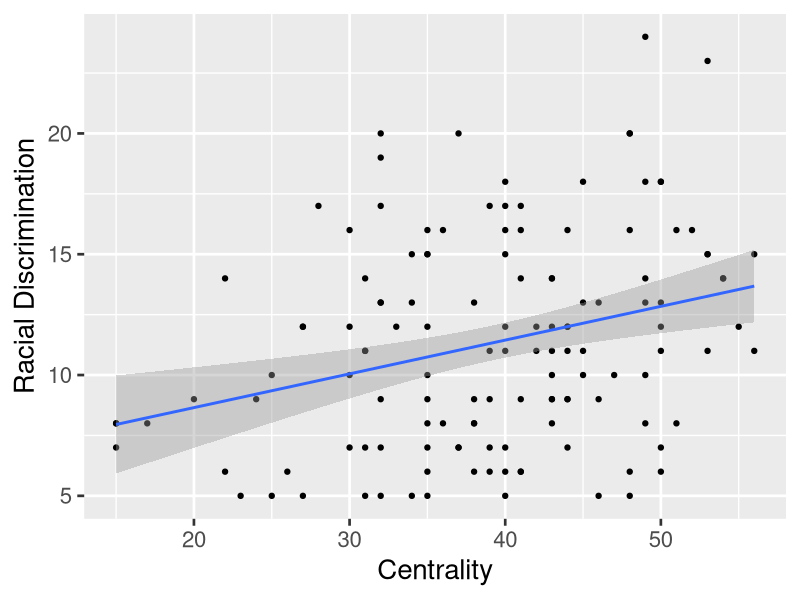

Write the R code that produced this figure.
## ---- chunk 1
knitr::opts_chunk$set(echo = TRUE)
## ---- chunk 2

#Loading packages 
library(ggplot2)
library(readxl)

## ---- chunk 3

#Load data
data<-read_xls("Data/STGREW1B_May_Qualtrics_Alijah.xls")

#Recoding 
data$EDS_Sum<-rowSums(data[,20:24])
data$Average_Centrality<-rowSums(data[,c(27,28,29,31,32,33,34,36)])

## ---- chunk 4

#Run the correlation test for hypothesis
p1<-cor.test(data$EDS_Sum,data$Average_Centrality)

#Output the result
p1

#Generate the graph
plot1<-ggplot(data=data,
              aes(x=Average_Centrality,
                  y=EDS_Sum))+
  labs(x="Centrality",
       y="Racial Discrimination")+
  theme_gray(base_size = 20)+
  geom_point()+
  geom_smooth(method="lm")

#Output the graph
plot1


